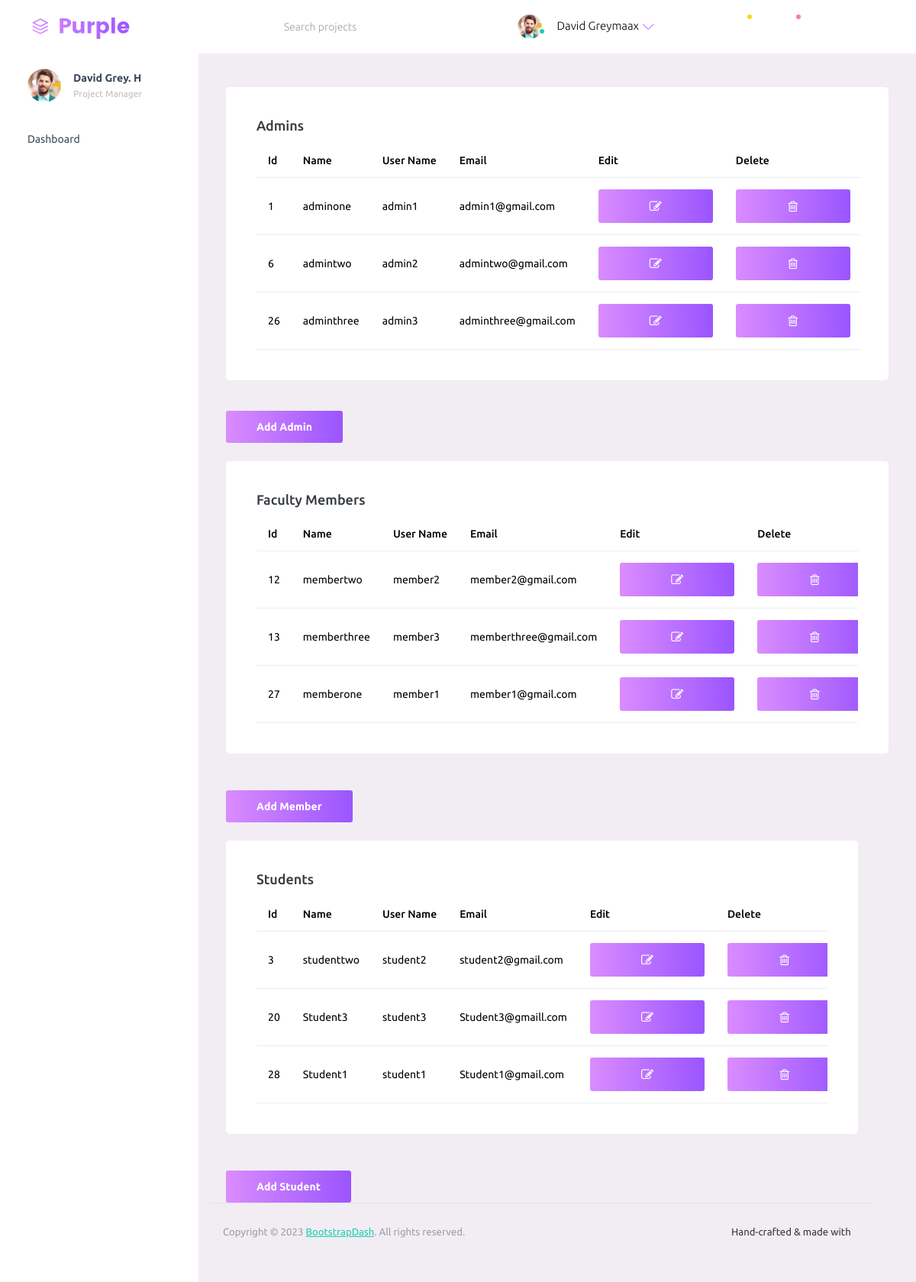
/Views/pages/samples/AdminDashBoard.php, run on an earlier commit of the app's database.
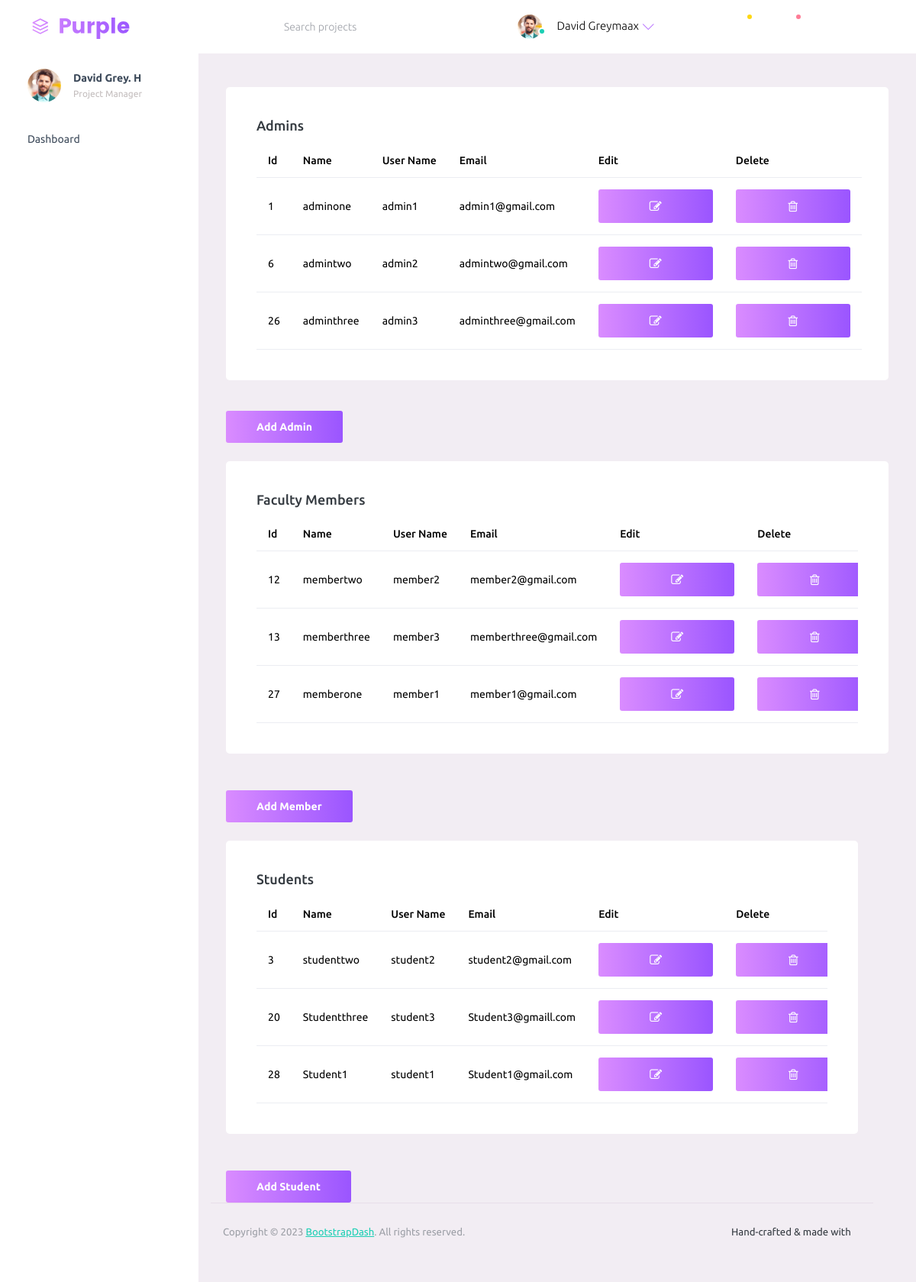
And on a later commit of the database.
### tables this page shows
CREATE TABLE `users` (
  `Id` int(11) NOT NULL,
  `Name` varchar(50) NOT NULL,
  `UserName` varchar(50) NOT NULL,
  `Password` varchar(50) NOT NULL,
  `Email` varchar(100) NOT NULL,
  `RoleName` varchar(20) NOT NULL
);

### Controllers/AdminController.php (called while the page is built, shortened)
<?php
    require_once 'C:\xampp\htdocs\Learning-Management-System\Controllers\DBController.php';
    class AdminController
    {
        public function GetAll($Role)
        {
            $this->db = new DBController;
            if($this->db->openConnection())
            {
                $query = "SELECT * FROM users WHERE RoleName = '" . $Role . "'";
                $result=$this->db->select($query);
                if($result === false)
                {
                    echo "Error in Query";
                    return false;
                }
                else
                {
                    return $result;
                }
            }
        }
    }
?>

### Controllers/DBController.php (called while the page is built, shortened)
<?php
    class DbController
    {
        public $dbHost="localhost";
        public $dbUser="root";
        public $dbPassword="";
        public $dbName="LMSDb";
        public $connection;
        public function openConnection()
        {
            $this->connection=new mysqli($this->dbHost,$this->dbUser,$this->dbPassword,$this->dbName);
            if($this->connection->connect_error)
            {
                echo " Error in Connection : ".$this->connection->connect_error;
                return false;
            }
            else
            {
                return true;
            }
        }
        public function select($qry)
        {
            $result=$this->connection->query($qry);
            if(!$result)
            {
                echo "Error : ".mysqli_error($this->connection);
                return false;
            }
            else
            {
                return $result->fetch_all(MYSQLI_ASSOC);
            }
        }
    }
?>

### Views/pages/samples/AdminDashBoard.php (the view, shortened to what this page needs)
<?php
  require_once 'C:\xampp\htdocs\Learning-Management-System\Controllers\AdminController.php';
  require_once 'C:\xampp\htdocs\Learning-Management-System\Controllers\DBController.php';
  $admin = new AdminController;
  $Admins = $admin->GetAll("Admin");
  $Students = $admin->GetAll("Student");
  $Members = $admin->GetAll("Faculty");
?>
<!DOCTYPE html>
<html lang="en">
  <head>
    <link rel="stylesheet" href="../../assets/vendors/mdi/css/materialdesignicons.min.css">
    <link rel="stylesheet" href="../../assets/vendors/ti-icons/css/themify-icons.css">
    <link rel="stylesheet" href="../../assets/vendors/css/vendor.bundle.base.css">
    <link rel="stylesheet" href="../../assets/vendors/font-awesome/css/font-awesome.min.css">
    <link rel="stylesheet" href="../../assets/css/style.css">
  </head>
  <body>
    <div class="container-scroller">
      <nav class="navbar default-layout-navbar col-lg-12 col-12 p-0 fixed-top d-flex flex-row">
        <div class="text-center navbar-brand-wrapper d-flex align-items-center justify-content-start">
          <a class="navbar-brand brand-logo" href="../../index.html"><img src="../../assets/images/logo.svg" alt="logo" /></a>
        </div>
        <div class="navbar-menu-wrapper d-flex align-items-stretch">
          <button class="navbar-toggler navbar-toggler align-self-center" type="button" data-toggle="minimize">
            <span class="mdi mdi-menu"></span>
          </button>
          <div class="search-field d-none d-md-block">
            <form class="d-flex align-items-center h-100" action="#">
              <div class="input-group">
                <div class="input-group-prepend bg-transparent">
                  <i class="input-group-text border-0 mdi mdi-magnify"></i>
                </div>
                <input type="text" class="form-control bg-transparent border-0" placeholder="Search projects">
              </div>
            </form>
          </div>
          <ul class="navbar-nav navbar-nav-right">
            <li class="nav-item nav-profile dropdown">
              <a class="nav-link dropdown-toggle" id="profileDropdown" href="#" data-bs-toggle="dropdown" aria-expanded="false">
                <div class="nav-profile-img">
                  <img src="../../assets/images/faces/face1.jpg" alt="image">
                  <span class="availability-status online"></span>
                </div>
                <div class="nav-profile-text">
                  <p class="mb-1 text-black">David Greymaax</p>
                </div>
              </a>
            </li>
            <li class="nav-item d-none d-lg-block full-screen-link">
              <a class="nav-link">
                <i class="mdi mdi-fullscreen" id="fullscreen-button"></i>
              </a>
            </li>
            <li class="nav-item dropdown">
              <a class="nav-link count-indicator dropdown-toggle" id="messageDropdown" href="#" data-bs-toggle="dropdown" aria-expanded="false">
                <i class="mdi mdi-email-outline"></i>
                <span class="count-symbol bg-warning"></span>
              </a>
            </li>
            <li class="nav-item dropdown">
              <a class="nav-link count-indicator dropdown-toggle" id="notificationDropdown" href="#" data-bs-toggle="dropdown">
                <i class="mdi mdi-bell-outline"></i>
                <span class="count-symbol bg-danger"></span>
              </a>
            </li>
            <li class="nav-item nav-logout d-none d-lg-block">
              <a class="nav-link" href="#">
                <i class="mdi mdi-power"></i>
              </a>
            </li>
            <li class="nav-item nav-settings d-none d-lg-block">
              <a class="nav-link" href="#">
                <i class="mdi mdi-format-line-spacing"></i>
              </a>
            </li>
          </ul>
        </div>
      </nav>
      <div class="container-fluid page-body-wrapper">
        <nav class="sidebar sidebar-offcanvas" id="sidebar">
          <ul class="nav">
            <li class="nav-item nav-profile">
              <a href="#" class="nav-link">
                <div class="nav-profile-image">
                  <img src="../../assets/images/faces/face1.jpg" alt="profile" />
                </div>
                <div class="nav-profile-text d-flex flex-column">
                  <span class="font-weight-bold mb-2">David Grey. H</span>
                  <span class="text-secondary text-small">Project Manager</span>
                </div>
                <i class="mdi mdi-bookmark-check text-success nav-profile-badge"></i>
              </a>
            </li>
            <li class="nav-item">
              <a class="nav-link" href="../../index.html">
                <span class="menu-title">Dashboard</span>
                <i class="mdi mdi-home menu-icon"></i>
              </a>
            </li>
          </ul>
        </nav>
        <div class="main-panel">
          <div class="content-wrapper">
            <div class="row">
              <div class="col-lg-12 grid-margin stretch-card">
                <div class="card">
                  <div class="card-body">
                    <h4 class="card-title">Admins</h4>
                    <table class="table">
                      <thead>
                        <tr>
                          <th>Id</th>
                          <th>Name</th>
                          <th>User Name</th>
                          <th>Email</th>
                          <th>Edit</th>
                          <th>Delete</th>
                        </tr>
                      </thead>
                      <tbody>
                        <?php
                        foreach($Admins as $admin)
                        {
                          ?>
                            <tr>
                              <td><?php echo $admin["Id"]?></td>
                              <td><?php echo $admin["Name"]?></td>
                              <td><?php echo $admin["UserName"]?></td>
                              <td><?php echo $admin["Email"]?></td>
                              <td>
                                <button type="button" class="btn btn-gradient-primary btn-fw">
                                  <i class="fa fa-edit"></i>
                                </button>
                              </td>
                              <td>
                                <form action="" method="post">
                                  <button type="submit" class="btn btn-gradient-primary btn-fw">
                                    <i class="fa fa-trash-o"></i>
                                  </button>
                                </form>
                              </td>
                          <?php
                          }
                          ?>
                        </tr>
                      </tbody>
                    </table>
                  </div>
                </div>
              </div>
          </div>
          <a href="/Learning-Management-System/Views/pages/samples/AddAdmin.php" class="btn btn-gradient-primary btn-fw">
              Add Admin
          </a>
        <div class="row mt-4">
          <div class="col-lg-12 grid-margin stretch-card">
            <div class="card">
              <div class="card-body">
                <h4 class="card-title">Faculty Members</h4>
                  <div class="table-responsive">
                    <table class="table">
                      <thead>
                        <tr>
                          <th>Id</th>
                          <th>Name</th>
                          <th>User Name</th>
                          <th>Email</th>
                          <th>Edit</th>
                          <th>Delete</th>
                        </tr>
                      </thead>
                      <tbody>
                        <?php
                        foreach($Members as $Member)
                        {
                          ?>
                            <tr>
                              <td><?php echo $Member["Id"]?></td>
                              <td><?php echo $Member["Name"]?></td>
                              <td><?php echo $Member["UserName"]?></td>
                              <td><?php echo $Member["Email"]?></td>
                              <td>
                                <button type="button" class="btn btn-gradient-primary btn-fw">
                                  <i class="fa fa-edit"></i>
                                </button>
                              </td>
                              <td>
                                <form action="" method="post">
                                  <button type="submit" class="btn btn-gradient-primary btn-fw">
                                    <i class="fa fa-trash-o"></i>
                                  </button>
                                </form>
                            </td>
                          <?php
                          }
                          ?>
                        </tr>
                      </tbody>
                    </table>
                  </div>
                </div>
              </div>
          </div>
          <div class="mt-2">
              <a href="/Learning-Management-System/Views/pages/samples/AddFacultyMember.php" class="btn btn-gradient-primary btn-sm-custom">
                  Add Member
              </a>
          </div>
          <div class="row mt-4">
          <div class="col-lg-12 grid-margin stretch-card">
            <div class="card">
              <div class="card-body">
                <h4 class="card-title">Students</h4>
                  <div class="table-responsive">
                    <table class="table">
                      <thead>
                        <tr>
                          <th>Id</th>
                          <th>Name</th>
                          <th>User Name</th>
                          <th>Email</th>
                          <th>Edit</th>
                          <th>Delete</th>
                        </tr>
                      </thead>
                      <tbody>
                        <?php
                        foreach($Students as $Student)
                        {
                          ?>
                            <tr>
                              <td><?php echo $Student["Id"]?></td>
                              <td><?php echo $Student["Name"]?></td>
                              <td><?php echo $Student["UserName"]?></td>
                              <td><?php echo $Student["Email"]?></td>
                              <td>
                                <button type="button" class="btn btn-gradient-primary btn-fw">
                                  <i class="fa fa-edit"></i>
                                </button>
                                <td>
                                <form action="" method="post">
                                  <button type="submit" class="btn btn-gradient-primary btn-fw">
                                    <i class="fa fa-trash-o"></i>
                                  </button>
                                </form>
                              </td>
                          <?php
                          }
                          ?>
                        </tr>
                      </tbody>
                    </table>
                  </div>
                </div>
              </div>
          </div>
          <div class="mt-2">
              <a href="/Learning-Management-System/Views/pages/samples/AddStudent.php" class="btn btn-gradient-primary btn-sm-custom">
                  Add Student
              </a>
          </div>
          <br>
          <footer class="footer">
            <div class="d-sm-flex justify-content-center justify-content-sm-between">
              <span class="text-muted text-center text-sm-left d-block d-sm-inline-block">Copyright © 2023 <a href="https://www.bootstrapdash.com/" target="_blank">BootstrapDash</a>. All rights reserved.</span>
              <span class="float-none float-sm-right d-block mt-1 mt-sm-0 text-center">Hand-crafted & made with <i class="mdi mdi-heart text-danger"></i></span>
            </div>
          </footer>
        </div>
      </div>
    </div>
  </body>
</html>

What changed in the data, as far as the page shows it:
changed users "student3": Name "Student3" → "Studentthree"
